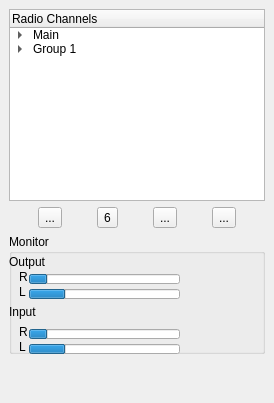
            <widget class="QWidget" name="tab_comms_voice">
             <attribute name="title">
              <string>Voice</string>
             </attribute>
             <layout class="QVBoxLayout" name="verticalLayout_10">
              <property name="spacing">
               <number>0</number>
              </property>
              <property name="leftMargin">
               <number>0</number>
              </property>
              <property name="topMargin">
               <number>0</number>
              </property>
              <property name="rightMargin">
               <number>0</number>
              </property>
              <property name="bottomMargin">
               <number>0</number>
              </property>
              <item>
               <widget class="QWidget" name="widget_5" native="true">
                <property name="sizePolicy">
                 <sizepolicy hsizetype="Preferred" vsizetype="Expanding">
                  <horstretch>0</horstretch>
                  <verstretch>0</verstretch>
                 </sizepolicy>
                </property>
                <layout class="QVBoxLayout" name="verticalLayout_11">
                 <item>
                  <widget class="QTreeWidget" name="treeWidget_2">
                   <property name="sizePolicy">
                    <sizepolicy hsizetype="Expanding" vsizetype="Minimum">
                     <horstretch>0</horstretch>
                     <verstretch>0</verstretch>
                    </sizepolicy>
                   </property>
                   <property name="minimumSize">
                    <size>
                     <width>0</width>
                     <height>0</height>
                    </size>
                   </property>
                   <column>
                    <property name="text">
                     <string>Radio Channels</string>
                    </property>
                   </column>
                   <item>
                    <property name="text">
                     <string>Main</string>
                    </property>
                    <item>
                     <property name="text">
                      <string>user123</string>
                     </property>
                    </item>
                   </item>
                   <item>
                    <property name="text">
                     <string>Group 1</string>
                    </property>
                    <item>
                     <property name="text">
                      <string>user234</string>
                     </property>
                    </item>
                   </item>
                  </widget>
                 </item>
                 <item>
                  <layout class="QHBoxLayout" name="horizontalLayout_6">
                   <property name="leftMargin">
                    <number>0</number>
                   </property>
                   <property name="topMargin">
                    <number>0</number>
                   </property>
                   <property name="rightMargin">
                    <number>0</number>
                   </property>
                   <property name="bottomMargin">
                    <number>0</number>
                   </property>
                   <item>
                    <widget class="QToolButton" name="toolButton_3">
                     <property name="text">
                      <string>...</string>
                     </property>
                     <property name="checkable">
                      <bool>true</bool>
                     </property>
                    </widget>
                   </item>
                   <item>
                    <widget class="QToolButton" name="toolButton_10">
                     <property name="text">
                      <string>6</string>
                     </property>
                    </widget>
                   </item>
                   <item>
                    <widget class="QToolButton" name="toolButton_9">
                     <property name="text">
                      <string>...</string>
                     </property>
                    </widget>
                   </item>
                   <item>
                    <widget class="QToolButton" name="toolButton">
                     <property name="text">
                      <string>...</string>
                     </property>
                    </widget>
                   </item>
                  </layout>
                 </item>
                 <item>
                  <widget class="QGroupBox" name="groupBox_9">
                   <property name="minimumSize">
                    <size>
                     <width>0</width>
                     <height>120</height>
                    </size>
                   </property>
                   <property name="title">
                    <string>Monitor</string>
                   </property>
                   <widget class="QProgressBar" name="progressBar">
                    <property name="geometry">
                     <rect>
                      <x>20</x>
                      <y>110</y>
                      <width>151</width>
                      <height>10</height>
                     </rect>
                    </property>
                    <property name="value">
                     <number>24</number>
                    </property>
                    <property name="orientation">
                     <enum>Qt::Horizontal</enum>
                    </property>
                    <property name="invertedAppearance">
                     <bool>false</bool>
                    </property>
                    <property name="textDirection">
                     <enum>QProgressBar::TopToBottom</enum>
                    </property>
                    <property name="format">
                     <string/>
                    </property>
                   </widget>
                   <widget class="QProgressBar" name="progressBar_2">
                    <property name="geometry">
                     <rect>
                      <x>20</x>
                      <y>95</y>
                      <width>151</width>
                      <height>10</height>
                     </rect>
                    </property>
                    <property name="value">
                     <number>12</number>
                    </property>
                    <property name="orientation">
                     <enum>Qt::Horizontal</enum>
                    </property>
                    <property name="invertedAppearance">
                     <bool>false</bool>
                    </property>
                    <property name="textDirection">
                     <enum>QProgressBar::TopToBottom</enum>
                    </property>
                    <property name="format">
                     <string/>
                    </property>
                   </widget>
                   <widget class="QLabel" name="label_20">
                    <property name="geometry">
                     <rect>
                      <x>10</x>
                      <y>90</y>
                      <width>16</width>
                      <height>16</height>
                     </rect>
                    </property>
                    <property name="text">
                     <string>R</string>
                    </property>
                   </widget>
                   <widget class="QLabel" name="label_21">
                    <property name="geometry">
                     <rect>
                      <x>10</x>
                      <y>105</y>
                      <width>16</width>
                      <height>16</height>
                     </rect>
                    </property>
                    <property name="text">
                     <string>L</string>
                    </property>
                   </widget>
                   <widget class="QLabel" name="label_24">
                    <property name="geometry">
                     <rect>
                      <x>0</x>
                      <y>20</y>
                      <width>58</width>
                      <height>16</height>
                     </rect>
                    </property>
                    <property name="text">
                     <string>Output</string>
                    </property>
                   </widget>
                   <widget class="QLabel" name="label_25">
                    <property name="geometry">
                     <rect>
                      <x>0</x>
                      <y>70</y>
                      <width>58</width>
                      <height>16</height>
                     </rect>
                    </property>
                    <property name="text">
                     <string>Input</string>
                    </property>
                   </widget>
                   <widget class="QLabel" name="label_22">
                    <property name="geometry">
                     <rect>
                      <x>10</x>
                      <y>50</y>
                      <width>16</width>
                      <height>16</height>
                     </rect>
                    </property>
                    <property name="text">
                     <string>L</string>
                    </property>
                   </widget>
                   <widget class="QProgressBar" name="progressBar_3">
                    <property name="geometry">
                     <rect>
                      <x>20</x>
                      <y>55</y>
                      <width>151</width>
                      <height>10</height>
                     </rect>
                    </property>
                    <property name="value">
                     <number>24</number>
                    </property>
                    <property name="orientation">
                     <enum>Qt::Horizontal</enum>
                    </property>
                    <property name="invertedAppearance">
                     <bool>false</bool>
                    </property>
                    <property name="textDirection">
                     <enum>QProgressBar::TopToBottom</enum>
                    </property>
                    <property name="format">
                     <string/>
                    </property>
                   </widget>
                   <widget class="QProgressBar" name="progressBar_4">
                    <property name="geometry">
                     <rect>
                      <x>20</x>
                      <y>40</y>
                      <width>151</width>
                      <height>10</height>
                     </rect>
                    </property>
                    <property name="value">
                     <number>12</number>
                    </property>
                    <property name="orientation">
                     <enum>Qt::Horizontal</enum>
                    </property>
                    <property name="invertedAppearance">
                     <bool>false</bool>
                    </property>
                    <property name="textDirection">
                     <enum>QProgressBar::TopToBottom</enum>
                    </property>
                    <property name="format">
                     <string/>
                    </property>
                   </widget>
                   <widget class="QLabel" name="label_23">
                    <property name="geometry">
                     <rect>
                      <x>10</x>
                      <y>35</y>
                      <width>16</width>
                      <height>16</height>
                     </rect>
                    </property>
                    <property name="text">
                     <string>R</string>
                    </property>
                   </widget>
                  </widget>
                 </item>
                 <item>
                  <spacer name="verticalSpacer_2">
                   <property name="orientation">
                    <enum>Qt::Vertical</enum>
                   </property>
                   <property name="sizeHint" stdset="0">
                    <size>
                     <width>20</width>
                     <height>40</height>
                    </size>
                   </property>
                  </spacer>
                 </item>
                </layout>
               </widget>
              </item>
             </layout>
            </widget>
